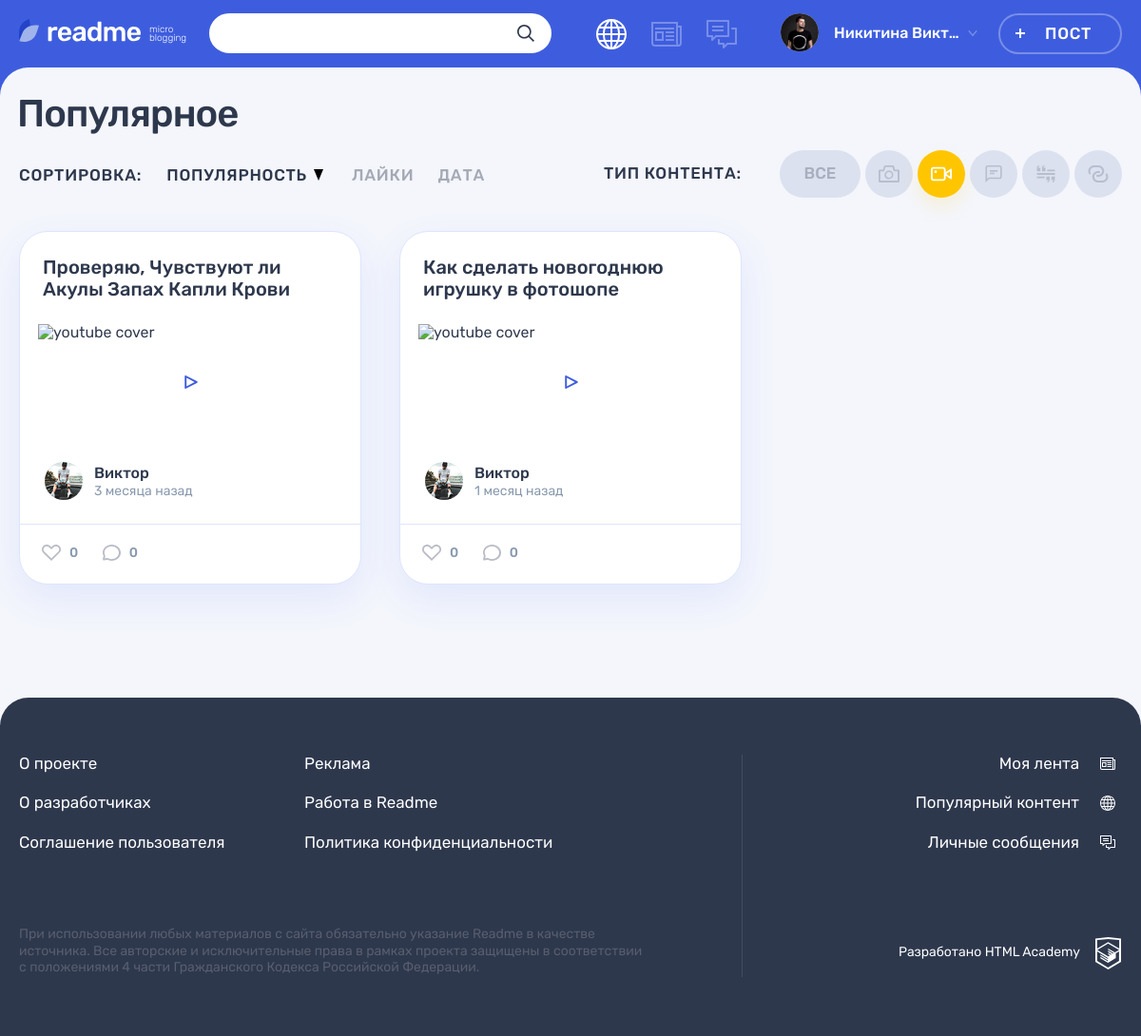
Screenshot of /?categ_chosen=2&sort_by=popularity with the database file from the repository.
### tables this page shows
CREATE TABLE IF NOT EXISTS category (
	id INT AUTO_INCREMENT PRIMARY KEY,
	category VARCHAR(20) comment 'Наименование типа контента',
	category_name VARCHAR(20) COMMENT 'Имя класса',
	category_w TINYINT COMMENT 'Ширина иконки',
	category_h TINYINT COMMENT 'Высота иконки'
) COMMENT 'Тип контента';

CREATE TABLE IF NOT EXISTS post (
	id INT AUTO_INCREMENT PRIMARY KEY,
	dt_add DATETIME DEFAULT CURRENT_TIMESTAMP,
	p_title VARCHAR(255) NOT NULL,
	p_content TEXT,
	author VARCHAR(128) COMMENT 'Автор цитаты: задаётся пользователем',
	p_img VARCHAR(255) COMMENT 'Изображение: ссылка на сохранённый файл изображения',
	p_video VARCHAR(255) COMMENT 'Видео: ссылка на видео с youtube',
	p_link VARCHAR(255) COMMENT 'Ссылка: ссылка на сайт, задаётся пользователем;',
	user_id INT NOT NULL COMMENT 'Автор поста. Поле связи с user.id',
	category_id INT NOT NULL COMMENT 'Контент/категория поста. Поле связи с category.id',
	view_count INT UNSIGNED DEFAULT 0,
	FOREIGN KEY (user_id) REFERENCES user (id),
	FOREIGN KEY (category_id) REFERENCES category (id)
) COMMENT 'Посты';

CREATE TABLE IF NOT EXISTS user (
	id INT AUTO_INCREMENT PRIMARY KEY,
	dt_add DATETIME DEFAULT CURRENT_TIMESTAMP,
	email VARCHAR(128) NOT NULL UNIQUE,
	login VARCHAR(50) NOT NULL,
	password VARCHAR(255) NOT NULL,
	avatar VARCHAR(255)
) COMMENT 'Зарегистрированные пользователи';

### helpers.php (called while the page is built, shortened)
<?php
function get_noun_plural_form(int $number, string $one, string $two, string $many): string
{
    $number = (int)$number;
    $mod10 = $number % 10;
    $mod100 = $number % 100;
    switch (true) {
        case ($mod10 === 1):
            return $one;
        case ($mod10 >= 2 && $mod10 <= 4):
            return $two;
    }
}
function include_template($name, array $data = [])
{
    $name = 'templates/' . $name;
    extract($data);
    require $name;
    $result = ob_get_clean();
    return $result;
}

### functions.php (called while the page is built, shortened)
<?php
function get_interval ($date, $is_ago = false) {
    $cur_date = date_create("now");
    $date = date_create($date);
    $date_string = $date->format(DATE_FORMAT_ORIGINAL);
    $cur_date_string = $cur_date->format(DATE_FORMAT_ORIGINAL);
    $diff = date_diff($date, $cur_date);
    $days = $diff->days;
    $days_in_week = 7;
    $days_in_5weeks = 35;
    $days_in_year = 365;
    if ($cur_date_string > $date_string) {
        if ($days < 1) {
            $hours = $diff->h;
            if (1 <= $hours) {
                $time_count = $hours . " час" . get_noun_plural_form($hours, '', 'а', 'ов');
            } else {
                $minuts = $diff->i;
                $time_count = $minuts . " минут" . get_noun_plural_form($minuts, 'у', 'ы', '');
            }
        } elseif ($days >= 1) {
            if ($days < $days_in_week) {
                $time_count = $days . " " . get_noun_plural_form($days, 'день', 'дня', 'дней');
            } elseif ($days_in_week <= $days and $days < $days_in_5weeks) {
                $weeks = floor($days / $days_in_week);
                $time_count = $weeks . " недел" . get_noun_plural_form($weeks, 'ю', 'и', 'ь');
            } elseif ($days_in_5weeks <= $days and $days < $days_in_year) {
                $months = $diff->m;
                $time_count = $months . " месяц" . get_noun_plural_form($months, '', 'а', 'ев');
            } elseif ($days_in_year <= $days) {
                $years = $diff->y;
                $time_count = $years . " " . get_noun_plural_form($years, 'год', 'года', 'лет');
            }
        }
        if ($is_ago) {
            $time_count .= " назад";
        }
    } elseif ($cur_date_string === $date_string) {
        $time_count = "только что";
    } else {
        $time_count = $date_string . " - дата в будущем";
    }
    return $time_count;
}
function get_result ($db_link, $query, $mode = 2) {
    $result = mysqli_query($db_link, $query);
    $rows = mysqli_num_rows($result);
    if ($rows) {
        if ($mode === 1) {
            $array = mysqli_fetch_array($result);
            $array = $array[0];
        } elseif ($mode === 2) {
            $array = mysqli_fetch_all($result, MYSQLI_ASSOC);
        } elseif ($mode === 3) {
            $array = mysqli_fetch_assoc($result);
        } elseif ($mode === 4) {
            $array = mysqli_fetch_all($result);
            $array = array_column($array, 0);
        } else {
            exit('Неверный mode');
        }
    } else {
        $array = [];
    }
    return $array;
}
function get_сategories($db_link) {
    $query = 'SELECT * FROM category ORDER BY id';
    return get_result($db_link, $query);
}

### templates/main.php (the view, shortened to what this page needs)
<section class="page__main page__main--popular">
    <div class="container">
        <h1 class="page__title page__title--popular">Популярное</h1>
    </div>
    <div class="popular container">
        <div class="popular__filters-wrapper">
            <div class="popular__sorting sorting">
                <b class="popular__sorting-caption sorting__caption">Сортировка:</b>
                <ul class="popular__sorting-list sorting__list">
                    <?php foreach (SORTING as $key => $sorting_item): ?>
                    <li class="sorting__item<?= $key === $sort_chosen ? ' sorting__item--popular' : ''; ?>">
                        <a class="sorting__link<?= $key === $sort_chosen ? ' sorting__link--active' : ''; ?>" href="/?sort_by=<?= $key . '&categ_chosen=' . $categ_chosen ?>">
                            <span><?= $sorting_item; ?></span>
                            <svg class="sorting__icon" width="10" height="12">
                                <use xlink:href="#icon-sort"></use>
                            </svg>
                        </a>
                    </li>
                    <?php endforeach; ?>
                </ul>
            </div>
            <div class="popular__filters filters">
                <b class="popular__filters-caption filters__caption">Тип контента:</b>
                <ul class="popular__filters-list filters__list">
                    <li class="popular__filters-item filters__item filters__item--all popular__filters-item--all">
                        <a class="filters__button filters__button--ellipse filters__button--all<?= $categ_chosen === 0 ? ' filters__button--active' : ''; ?>" href="/">
                            <span>Все</span>
                        </a>
                    </li>
                    <?php foreach ($categories as $categ): ?>
                    <li class="popular__filters-item filters__item">
                     	<a class="filters__button filters__button--<?= $categ['category']; ?> button <?= $categ['id'] == $categ_chosen ? ' filters__button--active' : ''; ?>" href="/?categ_chosen=<?= $categ['id'] . '&sort_by=' . $sort_chosen ?>">
                     		<svg class="filters__icon" width="22" height="18">
                                <use xlink:href="#icon-filter-<?= $categ['category']; ?>"></use>
                            </svg>
                     	</a>
                     </li>
                    <?php endforeach; ?>
                </ul>
            </div>
        </div>
        <div class="popular__posts">
    		<?php foreach ($posts as $post):
    		      $href = '/post.php?post_id=' . $post['id'];
    		?>
            <article class="popular__post post post-<?= $post['category']; ?>">
                <header class="post__header">
                    <h2><a href="<?= $href; ?>"><?= $post['p_title']; ?></a></h2>
                </header>
                <div class="post__main">
	    		<?php switch ("post-" . $post['category']):
                        case 'post-photo': ?>
                    	<?php break;
                        case 'post-video': ?>
                    <div class="post-video__block">
                      <div class="post-video__preview">
                      </div>
                      <a href="<?= $href; ?>" class="post-video__play-big button">
                          <svg class="post-video__play-big-icon" width="14" height="14">
                              <use xlink:href="#icon-video-play-big"></use>
                          </svg>
                      </a>
                    </div>
                		<?php break;
                        case 'post-text': ?>
                    	<?php break;
                endswitch; ?>
                </div>
                <footer class="post__footer">
                    <div class="post__author">
                        <a class="post__author-link" href="#" title="Автор">
                            <div class="post__avatar-wrapper">
                                <img class="post__author-avatar" src="img/<?= $post['avatar']; ?>" alt="Аватар пользователя">
                            </div>
                            <div class="post__info">
                                <b class="post__author-name"><?= $post['login']; ?></b>
                                <time class="post__time" title="<?= $post['date_title']; ?>" datetime="<?= $post['dt_add']; ?>"><?= $post['date_interval']; ?></time>
                            </div>
                        </a>
                    </div>
                    <div class="post__indicators">
                        <div class="post__buttons">
                            <a class="post__indicator post__indicator--likes button" href="#" title="Лайк">
                                <svg class="post__indicator-icon" width="20" height="17">
                                    <use xlink:href="#icon-heart"></use>
                                </svg>
                                <span><?= $post['likes_count']; ?></span>
                            </a>
                            <a class="post__indicator post__indicator--comments button" href="#" title="Комментарии">
                                <svg class="post__indicator-icon" width="19" height="17">
                                    <use xlink:href="#icon-comment"></use>
                                </svg>
                                <span><?= $post['comments_count']; ?></span>
                            </a>
                        </div>
                    </div>
                </footer>
            </article>
            <?php endforeach; ?>
        </div>
    </div>
</section>

### rows the page displays
post: p_title "Проверяю, Чувствуют ли Акулы Запах Капли Крови", user.avatar (picture), user.login "Виктор", date_interval "3 месяца назад", likes_count "0", comments_count "0"
post: p_title "Как сделать новогоднюю игрушку в фотошопе", user.avatar (picture), user.login "Виктор", date_interval "1 месяц назад", likes_count "0", comments_count "0"

### other values shown
$user_name "Никитина Викт…"
$sorting_item "ПОПУЛЯРНОСТЬ"
$sorting_item "ЛАЙКИ"
$sorting_item "ДАТА"
